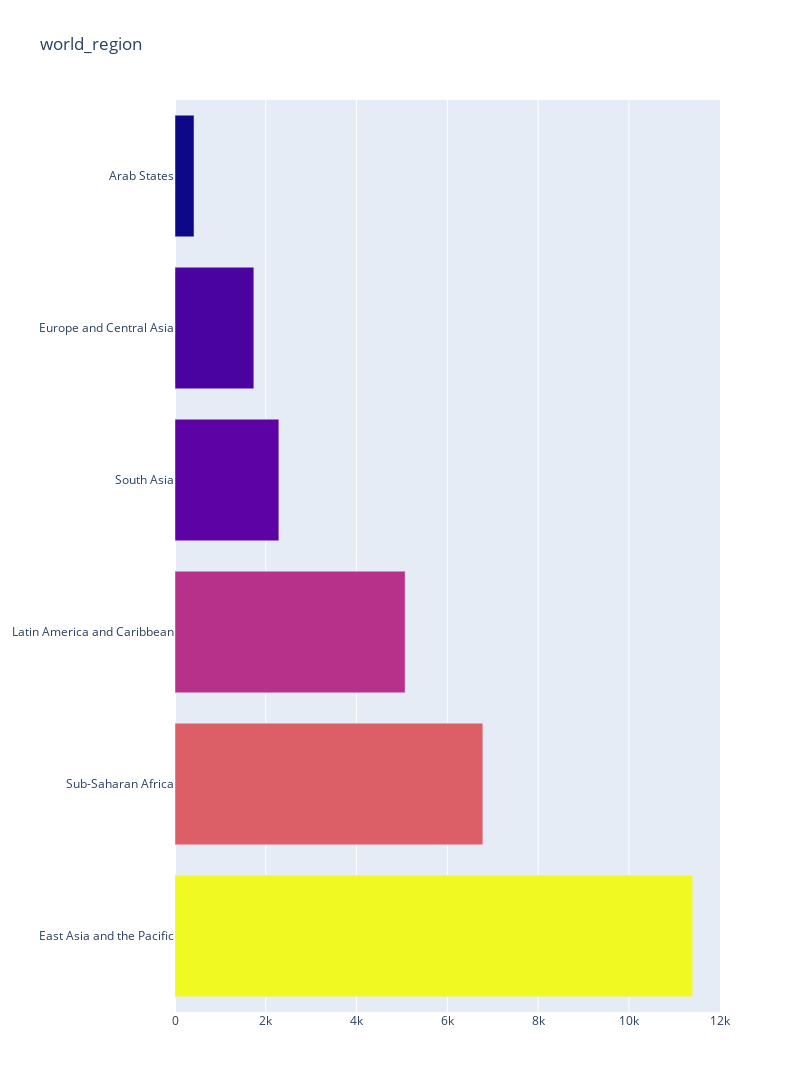

The notebook cell this image was saved under:
### Markdown cell above
## 5.2. Bar Chart for Regions

### Code cell
# plotting Loans by macroregions
plot_bar( regions.sort_values(ascending = False).head(40) )

### Figure 1 — Plotly figure (JSON) as saved in the notebook; plotly's stock layout.template omitted (floating-point values rounded to 4 significant figures)
{"data": [{"marker": {"autocolorscale": true, "color": [11406, 6782, 5069, 2288, 1737, 419], "reversescale": false}, "orientation": "h", "type": "bar", "x": [11406, 6782, 5069, 2288, 1737, 419], "y": ["East Asia and the Pacific", "Sub-Saharan Africa", "Latin America and Caribbean", "South Asia", "Europe and Central Asia", "Arab States"]}], "layout": {"height": 1200, "title": {"text": "world_region"}, "width": 800}}
